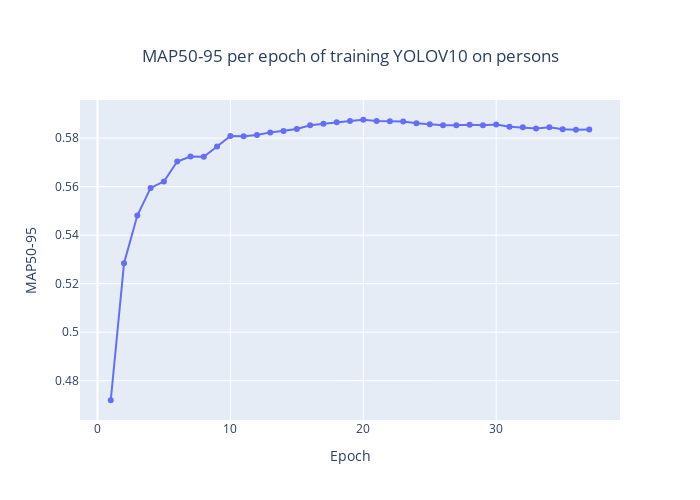

Notebook cell for this chart:
### Code cell
vallossplot(y10traindf)

### Figure 1 — Plotly figure (JSON) as saved in the notebook; plotly's stock layout.template omitted (floating-point values rounded to 4 significant figures)
{"data": [{"mode": "lines+markers", "name": "Validation Box Loss", "x": [1, 2, 3, 4, 5, 6, 7, 8, 9, 10, 11, 12, 13, 14, 15, 16, 17, 18, 19, 20, 21, 22, 23, 24, 25, 26, 27, 28, 29, 30, 31, 32, 33, 34, 35, 36, 37], "y": [0.4719, 0.5284, 0.5481, 0.5595, 0.5621, 0.5704, 0.5724, 0.5724, 0.5766, 0.5809, 0.5808, 0.5813, 0.5824, 0.583, 0.5838, 0.5853, 0.5859, 0.5865, 0.5871, 0.5876, 0.5871, 0.5869, 0.5869, 0.5861, 0.5858, 0.5854, 0.5854, 0.5855, 0.5853, 0.5857, 0.5847, 0.5845, 0.584, 0.5845, 0.5837, 0.5835, 0.5836], "type": "scatter"}], "layout": {"title": {"text": "MAP50-95 per epoch of training YOLOV10 on persons", "x": 0.5, "xanchor": "center", "yanchor": "top"}, "yaxis": {"title": {"text": "MAP50-95"}, "range": [0, null]}, "xaxis": {"title": {"text": "Epoch"}}, "width": 700, "height": 500}}
